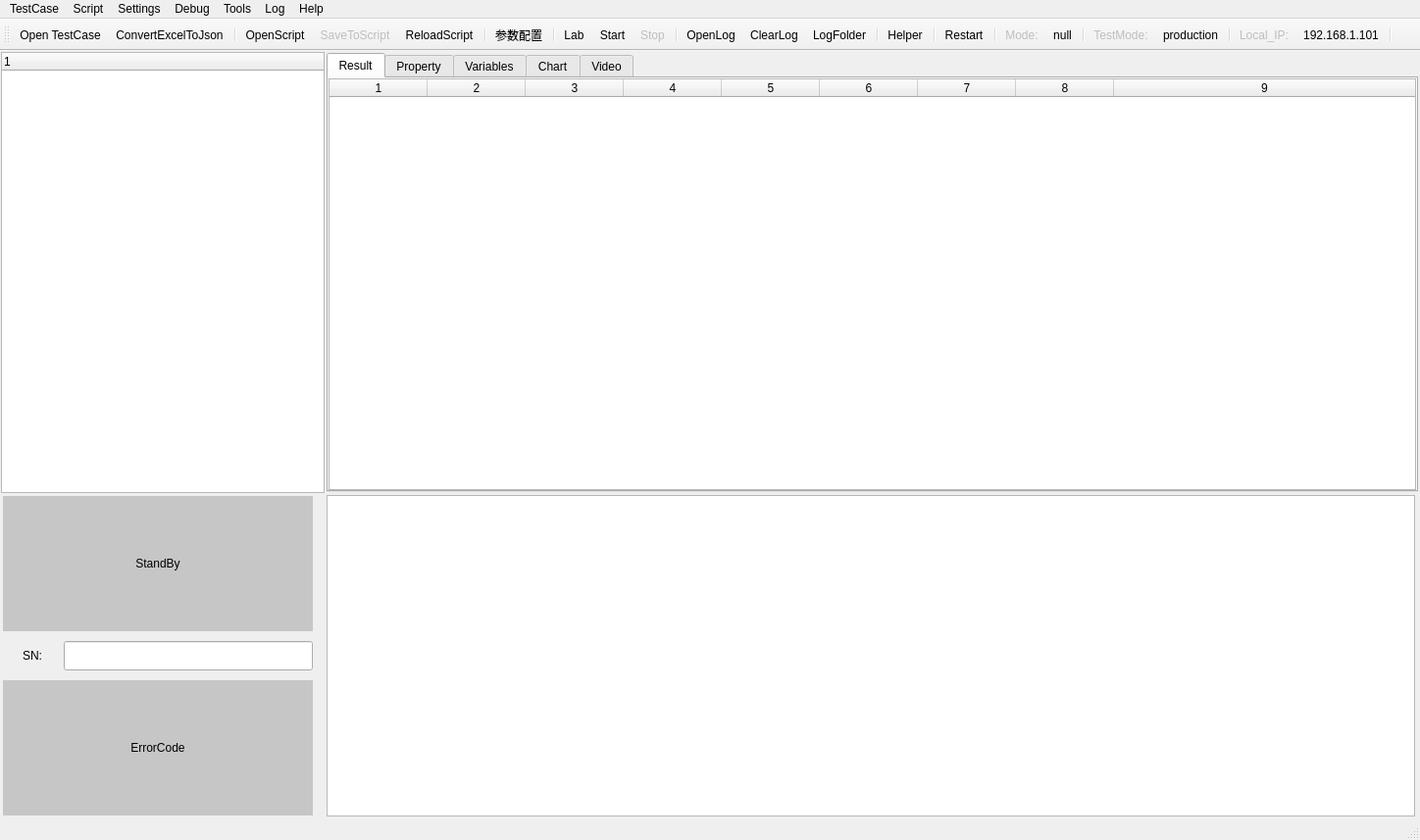
<?xml version="1.0" encoding="UTF-8"?>
<ui version="4.0">
 <class>MainWindow</class>
 <widget class="QMainWindow" name="MainWindow">
  <property name="geometry">
   <rect>
    <x>0</x>
    <y>0</y>
    <width>1448</width>
    <height>857</height>
   </rect>
  </property>
  <property name="sizePolicy">
   <sizepolicy hsizetype="Preferred" vsizetype="Fixed">
    <horstretch>0</horstretch>
    <verstretch>0</verstretch>
   </sizepolicy>
  </property>
  <property name="minimumSize">
   <size>
    <width>1448</width>
    <height>857</height>
   </size>
  </property>
  <property name="windowTitle">
   <string>PlasticOmniumLighting</string>
  </property>
  <property name="windowIcon">
   <iconset resource="images.qrc">
    <normaloff>:/images/PO.png</normaloff>:/images/PO.png</iconset>
  </property>
  <property name="toolTip">
   <string/>
  </property>
  <widget class="QWidget" name="centralwidget">
   <layout class="QFormLayout" name="formLayout">
    <property name="fieldGrowthPolicy">
     <enum>QFormLayout::AllNonFixedFieldsGrow</enum>
    </property>
    <property name="horizontalSpacing">
     <number>1</number>
    </property>
    <property name="verticalSpacing">
     <number>1</number>
    </property>
    <property name="leftMargin">
     <number>1</number>
    </property>
    <property name="topMargin">
     <number>1</number>
    </property>
    <property name="rightMargin">
     <number>1</number>
    </property>
    <property name="bottomMargin">
     <number>1</number>
    </property>
    <item row="0" column="0">
     <widget class="QWidget" name="widget" native="true">
      <layout class="QHBoxLayout" name="horizontalLayout_2">
       <property name="spacing">
        <number>0</number>
       </property>
       <property name="sizeConstraint">
        <enum>QLayout::SetDefaultConstraint</enum>
       </property>
       <property name="leftMargin">
        <number>0</number>
       </property>
       <property name="topMargin">
        <number>0</number>
       </property>
       <property name="rightMargin">
        <number>0</number>
       </property>
       <property name="bottomMargin">
        <number>0</number>
       </property>
       <item>
        <widget class="QTreeWidget" name="treeWidget">
         <property name="minimumSize">
          <size>
           <width>330</width>
           <height>450</height>
          </size>
         </property>
         <property name="contextMenuPolicy">
          <enum>Qt::CustomContextMenu</enum>
         </property>
         <property name="editTriggers">
          <set>QAbstractItemView::NoEditTriggers</set>
         </property>
         <column>
          <property name="text">
           <string notr="true">1</string>
          </property>
         </column>
        </widget>
       </item>
      </layout>
     </widget>
    </item>
    <item row="0" column="1">
     <widget class="QWidget" name="widget_2" native="true">
      <layout class="QHBoxLayout" name="horizontalLayout_7">
       <property name="spacing">
        <number>1</number>
       </property>
       <property name="leftMargin">
        <number>1</number>
       </property>
       <property name="topMargin">
        <number>1</number>
       </property>
       <property name="rightMargin">
        <number>1</number>
       </property>
       <property name="bottomMargin">
        <number>1</number>
       </property>
       <item>
        <widget class="QTabWidget" name="tabWidget">
         <property name="currentIndex">
          <number>0</number>
         </property>
         <widget class="QWidget" name="result">
          <attribute name="title">
           <string>Result</string>
          </attribute>
          <layout class="QHBoxLayout" name="horizontalLayout_5" stretch="0">
           <property name="leftMargin">
            <number>0</number>
           </property>
           <property name="topMargin">
            <number>0</number>
           </property>
           <property name="rightMargin">
            <number>0</number>
           </property>
           <property name="bottomMargin">
            <number>0</number>
           </property>
           <item>
            <widget class="QTableWidget" name="tableWidget">
             <property name="selectionBehavior">
              <enum>QAbstractItemView::SelectRows</enum>
             </property>
             <property name="rowCount">
              <number>0</number>
             </property>
             <property name="columnCount">
              <number>9</number>
             </property>
             <attribute name="horizontalHeaderCascadingSectionResizes">
              <bool>true</bool>
             </attribute>
             <attribute name="horizontalHeaderMinimumSectionSize">
              <number>5</number>
             </attribute>
             <attribute name="horizontalHeaderStretchLastSection">
              <bool>true</bool>
             </attribute>
             <attribute name="verticalHeaderVisible">
              <bool>false</bool>
             </attribute>
             <column/>
             <column/>
             <column/>
             <column/>
             <column/>
             <column/>
             <column/>
             <column/>
             <column/>
            </widget>
           </item>
          </layout>
         </widget>
         <widget class="QWidget" name="stepInfo">
          <attribute name="title">
           <string>Property</string>
          </attribute>
          <layout class="QHBoxLayout" name="horizontalLayout_6">
           <property name="leftMargin">
            <number>0</number>
           </property>
           <property name="topMargin">
            <number>0</number>
           </property>
           <property name="rightMargin">
            <number>0</number>
           </property>
           <property name="bottomMargin">
            <number>0</number>
           </property>
           <item>
            <widget class="QTableWidget" name="tableWidget_2">
             <property name="enabled">
              <bool>true</bool>
             </property>
             <property name="sortingEnabled">
              <bool>true</bool>
             </property>
             <property name="columnCount">
              <number>2</number>
             </property>
             <attribute name="horizontalHeaderCascadingSectionResizes">
              <bool>true</bool>
             </attribute>
             <column/>
             <column/>
            </widget>
           </item>
          </layout>
         </widget>
         <widget class="QWidget" name="variables">
          <attribute name="title">
           <string>Variables</string>
          </attribute>
          <layout class="QHBoxLayout" name="horizontalLayout_9">
           <property name="leftMargin">
            <number>0</number>
           </property>
           <property name="topMargin">
            <number>0</number>
           </property>
           <property name="rightMargin">
            <number>0</number>
           </property>
           <property name="bottomMargin">
            <number>0</number>
           </property>
           <item>
            <widget class="QTableWidget" name="tableWidget_3">
             <property name="enabled">
              <bool>true</bool>
             </property>
             <property name="sortingEnabled">
              <bool>true</bool>
             </property>
             <property name="columnCount">
              <number>2</number>
             </property>
             <attribute name="horizontalHeaderCascadingSectionResizes">
              <bool>true</bool>
             </attribute>
             <column/>
             <column/>
            </widget>
           </item>
          </layout>
         </widget>
         <widget class="QWidget" name="Chart">
          <attribute name="title">
           <string>Chart</string>
          </attribute>
          <layout class="QHBoxLayout" name="horizontalLayout_8">
           <item>
            <widget class="QWidget" name="widget_5" native="true">
             <property name="styleSheet">
              <string notr="true">background-color: rgb(248, 248, 248);</string>
             </property>
             <layout class="QVBoxLayout" name="verticalLayout_3">
              <item>
               <widget class="QPushButton" name="pBt_start">
                <property name="text">
                 <string>Start</string>
                </property>
               </widget>
              </item>
              <item>
               <widget class="QPushButton" name="pBt_stop">
                <property name="text">
                 <string>Stop</string>
                </property>
               </widget>
              </item>
             </layout>
            </widget>
           </item>
           <item>
            <widget class="QGraphicsView" name="graphicsView"/>
           </item>
          </layout>
         </widget>
         <widget class="QWidget" name="video">
          <property name="enabled">
           <bool>false</bool>
          </property>
          <attribute name="title">
           <string>Video</string>
          </attribute>
          <widget class="QWidget" name="layoutWidget">
           <property name="geometry">
            <rect>
             <x>2</x>
             <y>3</y>
             <width>431</width>
             <height>411</height>
            </rect>
           </property>
           <layout class="QVBoxLayout" name="verticalLayout_2" stretch="95,5">
            <property name="spacing">
             <number>10</number>
            </property>
            <item>
             <widget class="QLabel" name="lb_video">
              <property name="minimumSize">
               <size>
                <width>200</width>
                <height>200</height>
               </size>
              </property>
              <property name="text">
               <string>video</string>
              </property>
             </widget>
            </item>
            <item>
             <layout class="QHBoxLayout" name="horizontalLayout_4">
              <property name="spacing">
               <number>50</number>
              </property>
              <item>
               <spacer name="horizontalSpacer_2">
                <property name="orientation">
                 <enum>Qt::Horizontal</enum>
                </property>
                <property name="sizeHint" stdset="0">
                 <size>
                  <width>40</width>
                  <height>20</height>
                 </size>
                </property>
               </spacer>
              </item>
              <item>
               <widget class="QPushButton" name="bt_photo">
                <property name="sizePolicy">
                 <sizepolicy hsizetype="Minimum" vsizetype="MinimumExpanding">
                  <horstretch>0</horstretch>
                  <verstretch>0</verstretch>
                 </sizepolicy>
                </property>
                <property name="text">
                 <string>Photo</string>
                </property>
               </widget>
              </item>
              <item>
               <widget class="QPushButton" name="bt_video">
                <property name="sizePolicy">
                 <sizepolicy hsizetype="Minimum" vsizetype="MinimumExpanding">
                  <horstretch>0</horstretch>
                  <verstretch>0</verstretch>
                 </sizepolicy>
                </property>
                <property name="text">
                 <string>Video</string>
                </property>
               </widget>
              </item>
              <item>
               <spacer name="horizontalSpacer">
                <property name="orientation">
                 <enum>Qt::Horizontal</enum>
                </property>
                <property name="sizeType">
                 <enum>QSizePolicy::Expanding</enum>
                </property>
                <property name="sizeHint" stdset="0">
                 <size>
                  <width>20</width>
                  <height>20</height>
                 </size>
                </property>
               </spacer>
              </item>
             </layout>
            </item>
           </layout>
          </widget>
         </widget>
        </widget>
       </item>
      </layout>
     </widget>
    </item>
    <item row="1" column="0">
     <widget class="QWidget" name="widget_3" native="true">
      <layout class="QVBoxLayout" name="verticalLayout" stretch="40,20,40">
       <property name="spacing">
        <number>10</number>
       </property>
       <property name="leftMargin">
        <number>2</number>
       </property>
       <property name="topMargin">
        <number>2</number>
       </property>
       <property name="rightMargin">
        <number>2</number>
       </property>
       <property name="bottomMargin">
        <number>2</number>
       </property>
       <item>
        <widget class="QLabel" name="lb_status">
         <property name="styleSheet">
          <string notr="true">background-color: rgb(198, 198, 198);
font: 36pt &quot;宋体&quot;;</string>
         </property>
         <property name="text">
          <string>StandBy</string>
         </property>
         <property name="alignment">
          <set>Qt::AlignCenter</set>
         </property>
        </widget>
       </item>
       <item>
        <layout class="QHBoxLayout" name="horizontalLayout">
         <property name="spacing">
          <number>22</number>
         </property>
         <property name="leftMargin">
          <number>20</number>
         </property>
         <item>
          <widget class="QLabel" name="label">
           <property name="styleSheet">
            <string notr="true">font: 75 12pt &quot;Agency FB&quot;;
font: 75 12pt &quot;Arial&quot;;
</string>
           </property>
           <property name="text">
            <string>SN:</string>
           </property>
           <property name="textFormat">
            <enum>Qt::RichText</enum>
           </property>
          </widget>
         </item>
         <item>
          <widget class="QLineEdit" name="lineEdit">
           <property name="sizePolicy">
            <sizepolicy hsizetype="Maximum" vsizetype="Fixed">
             <horstretch>50</horstretch>
             <verstretch>0</verstretch>
            </sizepolicy>
           </property>
           <property name="minimumSize">
            <size>
             <width>254</width>
             <height>30</height>
            </size>
           </property>
          </widget>
         </item>
        </layout>
       </item>
       <item>
        <widget class="QLabel" name="lb_errorCode">
         <property name="styleSheet">
          <string notr="true">background-color: rgb(198, 198, 198);
font: 20pt &quot;宋体&quot;;</string>
         </property>
         <property name="text">
          <string>ErrorCode</string>
         </property>
         <property name="alignment">
          <set>Qt::AlignCenter</set>
         </property>
        </widget>
       </item>
      </layout>
     </widget>
    </item>
    <item row="1" column="1">
     <widget class="QWidget" name="widget_4" native="true">
      <layout class="QHBoxLayout" name="horizontalLayout_3">
       <property name="leftMargin">
        <number>1</number>
       </property>
       <property name="topMargin">
        <number>1</number>
       </property>
       <property name="rightMargin">
        <number>4</number>
       </property>
       <property name="bottomMargin">
        <number>1</number>
       </property>
       <item>
        <widget class="QTextEdit" name="textEdit">
         <property name="styleSheet">
          <string notr="true">font: 9pt &quot;宋体&quot;;</string>
         </property>
         <property name="readOnly">
          <bool>true</bool>
         </property>
         <property name="placeholderText">
          <string/>
         </property>
        </widget>
       </item>
      </layout>
     </widget>
    </item>
   </layout>
  </widget>
  <widget class="QMenuBar" name="menubar">
   <property name="geometry">
    <rect>
     <x>0</x>
     <y>0</y>
     <width>1448</width>
     <height>26</height>
    </rect>
   </property>
   <widget class="QMenu" name="testcase">
    <property name="title">
     <string>Script</string>
    </property>
    <widget class="QMenu" name="menuSelect_Station">
     <property name="title">
      <string>Select Station</string>
     </property>
    </widget>
    <addaction name="actionOpenScript"/>
    <addaction name="actionSaveToScript"/>
    <addaction name="actionReloadScript"/>
    <addaction name="separator"/>
    <addaction name="menuSelect_Station"/>
   </widget>
   <widget class="QMenu" name="settings">
    <property name="title">
     <string>Settings</string>
    </property>
    <addaction name="actionConfig"/>
   </widget>
   <widget class="QMenu" name="help">
    <property name="title">
     <string>Help</string>
    </property>
    <addaction name="actionHelper"/>
    <addaction name="actionReport_bug"/>
    <addaction name="actionFeedback"/>
    <addaction name="actionAbout"/>
   </widget>
   <widget class="QMenu" name="tools">
    <property name="title">
     <string>Tools</string>
    </property>
    <addaction name="actionPeakLin"/>
   </widget>
   <widget class="QMenu" name="debug">
    <property name="title">
     <string>Debug</string>
    </property>
    <addaction name="separator"/>
    <addaction name="actionEnable_lab"/>
    <addaction name="actionDisable_factory"/>
   </widget>
   <widget class="QMenu" name="menuLog">
    <property name="title">
     <string>Log</string>
    </property>
    <addaction name="actionSaveLog"/>
    <addaction name="actionOpenLog"/>
    <addaction name="actionClearLog"/>
    <addaction name="separator"/>
    <addaction name="actionException"/>
    <addaction name="actionLogFolder"/>
    <addaction name="actionCSVLog"/>
   </widget>
   <widget class="QMenu" name="menuTestCase">
    <property name="title">
     <string>TestCase</string>
    </property>
    <addaction name="actionNewSeq"/>
    <addaction name="separator"/>
    <addaction name="actionOpen_TestCase"/>
    <addaction name="actionConvertExcelToJson"/>
   </widget>
   <addaction name="menuTestCase"/>
   <addaction name="testcase"/>
   <addaction name="settings"/>
   <addaction name="debug"/>
   <addaction name="tools"/>
   <addaction name="menuLog"/>
   <addaction name="help"/>
  </widget>
  <widget class="QStatusBar" name="statusbar">
   <property name="layoutDirection">
    <enum>Qt::LeftToRight</enum>
   </property>
   <property name="sizeGripEnabled">
    <bool>true</bool>
   </property>
  </widget>
  <widget class="QToolBar" name="toolBar">
   <property name="enabled">
    <bool>true</bool>
   </property>
   <property name="windowTitle">
    <string>toolBar</string>
   </property>
   <attribute name="toolBarArea">
    <enum>TopToolBarArea</enum>
   </attribute>
   <attribute name="toolBarBreak">
    <bool>false</bool>
   </attribute>
   <addaction name="actionOpen_TestCase"/>
   <addaction name="actionConvertExcelToJson"/>
   <addaction name="separator"/>
   <addaction name="actionOpenScript"/>
   <addaction name="actionSaveToScript"/>
   <addaction name="actionReloadScript"/>
   <addaction name="separator"/>
   <addaction name="actionConfig"/>
   <addaction name="separator"/>
   <addaction name="actionPrivileges"/>
   <addaction name="actionStart"/>
   <addaction name="actionStop"/>
   <addaction name="separator"/>
   <addaction name="actionOpenLog"/>
   <addaction name="actionClearLog"/>
   <addaction name="actionLogFolder"/>
   <addaction name="separator"/>
   <addaction name="actionHelper"/>
   <addaction name="separator"/>
   <addaction name="actionRestart"/>
   <addaction name="separator"/>
   <addaction name="actionMode"/>
   <addaction name="actionunknow"/>
   <addaction name="separator"/>
   <addaction name="actionTestMode"/>
   <addaction name="actionproduction"/>
   <addaction name="separator"/>
   <addaction name="actionLocal_IP"/>
   <addaction name="action192_168_1_101"/>
   <addaction name="separator"/>
  </widget>
  <action name="actionOpenScript">
   <property name="icon">
    <iconset resource="images.qrc">
     <normaloff>:/images/Open-file-icon.png</normaloff>:/images/Open-file-icon.png</iconset>
   </property>
   <property name="text">
    <string>OpenScript</string>
   </property>
   <property name="toolTip">
    <string>OpenScript</string>
   </property>
  </action>
  <action name="actionConfig">
   <property name="icon">
    <iconset resource="images.qrc">
     <normaloff>:/images/Settings-icon.png</normaloff>:/images/Settings-icon.png</iconset>
   </property>
   <property name="text">
    <string>参数配置</string>
   </property>
  </action>
  <action name="actionReloadScript">
   <property name="icon">
    <iconset resource="images.qrc">
     <normaloff>:/images/reload.png</normaloff>:/images/reload.png</iconset>
   </property>
   <property name="text">
    <string>ReloadScript</string>
   </property>
   <property name="toolTip">
    <string>ReloadScript</string>
   </property>
  </action>
  <action name="actionSaveToScript">
   <property name="enabled">
    <bool>false</bool>
   </property>
   <property name="icon">
    <iconset resource="images.qrc">
     <normaloff>:/images/Other-Save-Metro-icon.png</normaloff>:/images/Other-Save-Metro-icon.png</iconset>
   </property>
   <property name="text">
    <string>SaveToScript</string>
   </property>
   <property name="toolTip">
    <string>SaveToScript</string>
   </property>
  </action>
  <action name="actionStart">
   <property name="icon">
    <iconset resource="images.qrc">
     <normaloff>:/images/Start-icon.png</normaloff>:/images/Start-icon.png</iconset>
   </property>
   <property name="text">
    <string>Start</string>
   </property>
  </action>
  <action name="actionStop">
   <property name="enabled">
    <bool>false</bool>
   </property>
   <property name="icon">
    <iconset resource="images.qrc">
     <normaloff>:/images/Stop-red-icon.png</normaloff>:/images/Stop-red-icon.png</iconset>
   </property>
   <property name="text">
    <string>Stop</string>
   </property>
  </action>
  <action name="actionSaveLog">
   <property name="icon">
    <iconset resource="images.qrc">
     <normaloff>:/images/save.png</normaloff>:/images/save.png</iconset>
   </property>
   <property name="text">
    <string>SaveLog</string>
   </property>
  </action>
  <action name="actionOpenLog">
   <property name="icon">
    <iconset resource="images.qrc">
     <normaloff>:/images/File-Open-icon.png</normaloff>:/images/File-Open-icon.png</iconset>
   </property>
   <property name="text">
    <string>OpenLog</string>
   </property>
  </action>
  <action name="actionException">
   <property name="icon">
    <iconset resource="images.qrc">
     <normaloff>:/images/log-icon.png</normaloff>:/images/log-icon.png</iconset>
   </property>
   <property name="text">
    <string>ExceptionLog</string>
   </property>
  </action>
  <action name="actionLogFolder">
   <property name="icon">
    <iconset resource="images.qrc">
     <normaloff>:/images/folder.png</normaloff>:/images/folder.png</iconset>
   </property>
   <property name="text">
    <string>LogFolder</string>
   </property>
  </action>
  <action name="actionCSVLog">
   <property name="icon">
    <iconset resource="images.qrc">
     <normaloff>:/images/csv-file.png</normaloff>:/images/csv-file.png</iconset>
   </property>
   <property name="text">
    <string>CSVLog</string>
   </property>
  </action>
  <action name="actionResultLog">
   <property name="text">
    <string>ResultLog</string>
   </property>
  </action>
  <action name="actionPrivileges">
   <property name="icon">
    <iconset resource="images.qrc">
     <normaloff>:/images/lab-icon.png</normaloff>:/images/lab-icon.png</iconset>
   </property>
   <property name="text">
    <string>Lab</string>
   </property>
   <property name="toolTip">
    <string>Lab pattern</string>
   </property>
  </action>
  <action name="actionHelper">
   <property name="icon">
    <iconset resource="images.qrc">
     <normaloff>:/images/Folders-OS-Help-Metro-icon.png</normaloff>:/images/Folders-OS-Help-Metro-icon.png</iconset>
   </property>
   <property name="text">
    <string>Helper</string>
   </property>
  </action>
  <action name="actionCheckAll">
   <property name="icon">
    <iconset resource="images.qrc">
     <normaloff>:/images/check-all.png</normaloff>:/images/check-all.png</iconset>
   </property>
   <property name="text">
    <string>CheckAll</string>
   </property>
  </action>
  <action name="actionUncheckAll">
   <property name="icon">
    <iconset resource="images.qrc">
     <normaloff>:/images/uncheck-all.png</normaloff>:/images/uncheck-all.png</iconset>
   </property>
   <property name="text">
    <string>UncheckAll</string>
   </property>
  </action>
  <action name="actionStepping">
   <property name="icon">
    <iconset resource="images.qrc">
     <normaloff>:/images/repeat.png</normaloff>:/images/repeat.png</iconset>
   </property>
   <property name="text">
    <string>Stepping</string>
   </property>
  </action>
  <action name="actionLooping">
   <property name="icon">
    <iconset resource="images.qrc">
     <normaloff>:/images/loop.png</normaloff>:/images/loop.png</iconset>
   </property>
   <property name="text">
    <string>Looping</string>
   </property>
  </action>
  <action name="actionEditStep">
   <property name="icon">
    <iconset resource="images.qrc">
     <normaloff>:/images/edit.png</normaloff>:/images/edit.png</iconset>
   </property>
   <property name="text">
    <string>EditStep</string>
   </property>
  </action>
  <action name="actionClearLog">
   <property name="icon">
    <iconset resource="images.qrc">
     <normaloff>:/images/clear-log.png</normaloff>:/images/clear-log.png</iconset>
   </property>
   <property name="text">
    <string>ClearLog</string>
   </property>
  </action>
  <action name="actionOpen_TestCase">
   <property name="icon">
    <iconset resource="images.qrc">
     <normaloff>:/images/microsoft-excel.png</normaloff>:/images/microsoft-excel.png</iconset>
   </property>
   <property name="text">
    <string>Open TestCase</string>
   </property>
  </action>
  <action name="actionConvertExcelToJson">
   <property name="enabled">
    <bool>true</bool>
   </property>
   <property name="icon">
    <iconset resource="images.qrc">
     <normaloff>:/images/blue-document-convert-icon.png</normaloff>:/images/blue-document-convert-icon.png</iconset>
   </property>
   <property name="text">
    <string>ConvertExcelToJson</string>
   </property>
  </action>
  <action name="actionReport_bug">
   <property name="text">
    <string>Report bug</string>
   </property>
  </action>
  <action name="actionFeedback">
   <property name="text">
    <string>Feedback</string>
   </property>
  </action>
  <action name="actionPause">
   <property name="icon">
    <iconset resource="images.qrc">
     <normaloff>:/images/Pause-icon.png</normaloff>:/images/Pause-icon.png</iconset>
   </property>
   <property name="text">
    <string>Pause</string>
   </property>
  </action>
  <action name="actionunknow">
   <property name="text">
    <string>null</string>
   </property>
  </action>
  <action name="actionMode">
   <property name="enabled">
    <bool>false</bool>
   </property>
   <property name="text">
    <string>Mode:</string>
   </property>
  </action>
  <action name="actionTestMode">
   <property name="enabled">
    <bool>false</bool>
   </property>
   <property name="text">
    <string>TestMode:</string>
   </property>
  </action>
  <action name="actionproduction">
   <property name="text">
    <string>production</string>
   </property>
  </action>
  <action name="actionLocal_IP">
   <property name="checkable">
    <bool>false</bool>
   </property>
   <property name="enabled">
    <bool>false</bool>
   </property>
   <property name="text">
    <string>Local_IP:</string>
   </property>
  </action>
  <action name="action192_168_1_101">
   <property name="text">
    <string>192.168.1.101</string>
   </property>
  </action>
  <action name="actionRestart">
   <property name="icon">
    <iconset resource="images.qrc">
     <normaloff>:/images/restart.png</normaloff>:/images/restart.png</iconset>
   </property>
   <property name="text">
    <string>Restart</string>
   </property>
   <property name="toolTip">
    <string>Restart</string>
   </property>
  </action>
  <action name="actionExpandAll">
   <property name="text">
    <string>ExpandAll</string>
   </property>
   <property name="toolTip">
    <string>ExpandAll</string>
   </property>
  </action>
  <action name="actionCollapseAll">
   <property name="text">
    <string>CollapseAll</string>
   </property>
   <property name="toolTip">
    <string>CollapseAll</string>
   </property>
  </action>
  <action name="actionEnable_lab">
   <property name="icon">
    <iconset resource="images.qrc">
     <normaloff>:/images/lab-icon.png</normaloff>:/images/lab-icon.png</iconset>
   </property>
   <property name="text">
    <string>Enable(lab)</string>
   </property>
  </action>
  <action name="actionDisable_factory">
   <property name="icon">
    <iconset resource="images.qrc">
     <normaloff>:/images/factory.png</normaloff>:/images/factory.png</iconset>
   </property>
   <property name="text">
    <string>Disable(factory)</string>
   </property>
  </action>
  <action name="actionAbout">
   <property name="text">
    <string>About</string>
   </property>
  </action>
  <action name="actionBreakpoint">
   <property name="icon">
    <iconset>
     <normaloff>:/images/breakpoint-set.png</normaloff>:/images/breakpoint-set.png</iconset>
   </property>
   <property name="text">
    <string>Breakpoint</string>
   </property>
   <property name="toolTip">
    <string>Breakpoint</string>
   </property>
  </action>
  <action name="actionMBLT">
   <property name="text">
    <string>MBLT</string>
   </property>
  </action>
  <action name="actionPeakLin">
   <property name="text">
    <string>PEAK</string>
   </property>
  </action>
  <action name="actionDelete">
   <property name="text">
    <string>Delete</string>
   </property>
  </action>
  <action name="actionCopy">
   <property name="text">
    <string>Copy</string>
   </property>
   <property name="toolTip">
    <string>Copy</string>
   </property>
  </action>
  <action name="actionPaste">
   <property name="enabled">
    <bool>false</bool>
   </property>
   <property name="text">
    <string>Paste</string>
   </property>
   <property name="toolTip">
    <string>Paste</string>
   </property>
  </action>
  <action name="actionNewSeq">
   <property name="text">
    <string>New...</string>
   </property>
  </action>
  <action name="actionNewStep">
   <property name="text">
    <string>New...</string>
   </property>
   <property name="toolTip">
    <string>New step</string>
   </property>
  </action>
  <action name="actionCutStep">
   <property name="text">
    <string>Cut</string>
   </property>
   <property name="toolTip">
    <string>Cut step</string>
   </property>
  </action>
 </widget>
 <resources>
  <include location="images.qrc"/>
 </resources>
 <connections/>
</ui>
